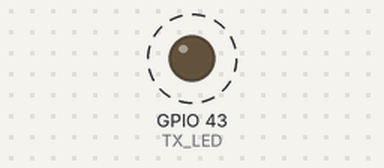
A sketch run on a simulated ESP32-S3. Shown: output pins drawn as LEDs (lit = HIGH). Dashed ring = blinking. What the sketch prints to the serial monitor is not drawn.

Above: at 0.7 s.
Timing chart, 0 to 3.5 s (numbered marks = the images above):
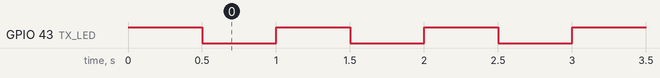

The sketch:

ESP32-S3-CAM_Blink.ino
```cpp
/*******************************************************************
 * Filename          : ESP32-S3-CAM_Blink.ino
 * Description       : Make the Blue TX_LED Blink.
 * Development Board : GOOUUU ESP32-S3-CAM (ESP32-S3 Dev Module)

GOOUUU ESP32-S3-CAM
Pinout matches: ESP32-S3-WROOM(CAM), YD-ESP32-S3, ESP32-S3-DevKitC-1

Xtensa® 32-bit           GOOUUU ESP32-S3-CAM  ESP32-S3-WROOM-1 N16R8
dual-core LX7, 240MHz      _______________
                          |  ___   _   __¯|      IO##~  SD_Card
    DVP Camera IO##_      | | | |_| |_|   |      IO##*  PSRAM
                       .——| | |           |——.                  Blue
                3V3   1|•:|——.··. .————/:@|:¤|40 IO43 TX›[U0TXD  LED]  —————————
[RESET    ]      EN   2|•:|  WiFi ß ŒÆ '——|:•|39 IO44 RX‹[U0RXD     ]  LCD 2.8in
[CAM_SIOD ]SDA  IO4_  3|•:|  ˜¨¨˜ °       |:o|38 IO1  VR•[A0  (T_CS)]  —————————
[CAM_SIOC ]SCL  IO5_  4|•:|ESP32-S3-N16R8 |:o|37 IO2  U3•[A1 (T_DIN)]  TIRQ  -1
[CAM_VSYNC]     IO6_  5|•:|          ____ |:o|36 IO42 SDA[   (T_CLK)]  TCS  IO1
[CAM_HREF ]     IO7_  6|•:| ° N16R8 |QRCD||:o|35 IO41 SCL[    (T_DO)]  TDIN IO2
[CAM_XCLK ]    IO15_  7|•:'———————————————':•|34 IO40~ S3[SD_DATA  ø]  TCLK IO42
[CAM_Y9   ]D7  IO16_  8|• ._______________. •|33 IO39~ S2[SD_CLK   ø]  TDO  IO41
[CAM_Y8   ]D6  IO17_  9|• | ::::::::::::: | •|32 IO38~ S1[SD_CMD   ø]  SCK  IO3
[CAM_Y7   ]D5  IO18_ 10|• |  DVP Camera   | •|31 IO37* S4[PSRAM    ø]  MISO IO46
[CAM_Y4   ]D2   IO8_ 11|• ¯¯:::::::::::::¯¯ •|30 IO36*   [PSRAM    ø]  CS   IO14
[A2  (SCK)]     IO3  12|o      GOOUUU       •|29 IO35*   [PSRAM    ø]  MOSI IO45
[   (MISO)]    IO46  13|o   ESP32-S3-CAM    o|28 IO0     [BOOT      ]  DC   IO47
[CAM_Y3   ]D1   IO9_ 14|•   ¬ ¬   TX¤ ¤ [¤] o|27 IO45    [    (MOSI)]  RES  IO21
[CAM_Y5   ]D3  IO10_ 15|•   ¨ ¨......PWR 48 ¤|26 IO48 RGB[WS2812 LED]  BL   3V3
[CAM_Y2   ]D0  IO11_ 16|• RST |CH304G | BOOTo|25 IO47    [      (DC)]
[CAM_Y6   ]D4  IO12_ 17|• [Ø]  '''''''  [Ø] o|24 IO21    [     (RES)]
[CAM_PCLK ]    IO13_ 18|•  _____ O T _____  ø|23 IO20    [A9      D+]  —————————
[A13  (CS)]    IO14  19|o | USB |T T| USB | ø|22 IO19    [A8      D-]  I²C OLED
                5V0  20|• |  C  |G L|  C  | •|21 GND                   —————————
                       '——'ESP32'———'CH343'——'   IO48 RGB NeoPixel   1  *   GND
                                                                     2  *   5V0
ESP32-S3 Pins: 0…18 GPIO, 19…20 D+/D-, 21 GPIO, 22…25 Do Not Exist,  3 IO41 SCL
26…32 QSPI ƒlash, 33…34 Missing, 35…42 GPIO, 43…44 TX/RX, 45…48 GPIO 4 IO42 SDA
“TF SD_Card” on back.   pins_arduino.h ~ ESP32-S3-DevKitC-1
*******************************************************************/

/*******************************************************************
Type-C USB Data cable plugged into Left-side ESP32-S3 USB-OTG port.
                                   ¯¯¯¯¯¯¯¯¯          ¯¯¯¯¯¯¯
Arduino IDE > Tools                                  [CONFIGURATION]
                   Board: "ESP32S3 Dev Module"
         USB CDC On Boot: "Enabled"  **Cable plugged into Left USB**
           CPU Frequency: "240MHz (WiFi)"                 ¯¯¯¯
         USB DFU On Boot: "Disabled"
              Flash Mode: "QIO 80MHz"
              Flash Size: "16MB 128Mb"  -or-
              Flash Size: "8MB 64Mb"   check your board!
USB Firmware MSC On Boot: "Disabled"
        Partition Scheme: "16M Flash (2MB APP/12.5MB FATFS)"  -or-
        Partition Scheme: "8MB with spiffs (3MB APP/1.5MB SPIFFS)"
                   PSRAM: "OPI PSRAM"
             Upload Mode: "UART0/Hardware CDC"
            Upload Speed: "115200"
                USB Mode: "Hardware CDC and JTAG"
*******************************************************************/

// The ESP32-S3-CAM has 3 LEDs instead of 5 like the ESP32-S3-WROOM.
// There is no GPIO2 LED_BUILTIN, or RX_LED.
// The RGB NeoPixel (GPIO48) is both LED_BUILTIN & RGB_BUILTIN.
// So, for this ‘Blink’ sketch, we will Blink the Blue TX_LED.
// The Output and Serial Monitor windows are shown below.

#define TX_LED         43           // Blue LED     (Left)
// Power LED                        // Red  LED     (Middle)
//#define RGB_BUILTIN  48           // RGB NeoPixel (Right)

void setup(void) {
  Serial.begin(115200);             // Initialize Serial Monitor
  while(!Serial);                   // Wait for Serial Port to open

  // The TX_LED is wired “inverted”, so HIGH = Off
  pinMode(TX_LED,      OUTPUT);     // initialize the Blue TX_LED
  digitalWrite(TX_LED, HIGH);       // turn the TX_LED Off
//neopixelWrite(RGB_BUILTIN,0,0,0); // turn the RGB_BUILTIN Off
  delay(500);                       // wait 1/2 second

  Serial.println("\nESP32-S3-CAM  Blink the Blue TX_LED");
}

void loop() {
  Serial.println("Blink!");
  digitalWrite(TX_LED, LOW);        // turn the TX LED On(inverted)
  delay(500);                       // wait 1/2 second
  digitalWrite(TX_LED, HIGH);       // turn the LED Off(inverted)
  delay(500);                       // wait 1/2 second
}

/* —————————————————————————————————————————————————————————————————
NOTE:  Even though we are initializing GPIO43 TX_LED pinMode() as
—————  ‘OUTPUT’; and sending HIGH and LOW values to the LED attached
       to the TX GPIO; the Serial Monitor, which also uses this GPIO
       still functions! Chech out the Serial Monitor to see the
       message “Blink!” every 1/2 second cycle.

       Does this mean we can incorporate the this Blue LED into our
       sketches, without interfearing with the UART output to the
       Serial Monitor?
————————————————————————————————————————————————————————————————— */

/*******************************************************************
Sketch uses 327678 bytes (9%) of program storage space.
  Maximum is 3342336 bytes.
Global variables use 20696 bytes (6%) of dynamic memory,
  leaving 306984 bytes for local variables. Maximum is 327680 bytes.
esptool.py v4.8.1
Serial port COM6
Connecting....
Chip is ESP32-S3 (QFN56) (revision v0.2)
Features: WiFi, BLE, Embedded PSRAM 8MB (AP_3v3)
Crystal is 40MHz
MAC: 10:51:db:86:25:18
Uploading stub...
Running stub...
Stub running...
Configuring flash size...
Flash will be erased from 0x00000000 to 0x00004fff...
Flash will be erased from 0x00008000 to 0x00008fff...
Flash will be erased from 0x0000e000 to 0x0000ffff...
Flash will be erased from 0x00010000 to 0x00060fff...
Compressed 20208 bytes to 13058...
Writing at 0x00000000... (100 %)
Wrote 20208 bytes (13058 compressed) at 0x00000000 in 1.4 seconds
  (effective 112.1 kbit/s)...
Hash of data verified.
Compressed 3072 bytes to 146...
Writing at 0x00008000... (100 %)
Wrote 3072 bytes (146 compressed) at 0x00008000 in 0.1 seconds
  (effective 375.1 kbit/s)...
Hash of data verified.
Compressed 8192 bytes to 47...
Writing at 0x0000e000... (100 %)
Wrote 8192 bytes (47 compressed) at 0x0000e000 in 0.1 seconds
  (effective 729.4 kbit/s)...
Hash of data verified.
Compressed 327824 bytes to 177355...
Writing at 0x00010000... (9 %)
Writing at 0x0001c144... (18 %)
Writing at 0x00028c7b... (27 %)
Writing at 0x0002e416... (36 %)
Writing at 0x00033e04... (45 %)
Writing at 0x000395b7... (54 %)
Writing at 0x0003ece9... (63 %)
Writing at 0x00044701... (72 %)
Writing at 0x0004a25a... (81 %)
Writing at 0x00054ee5... (90 %)
Writing at 0x0005ae76... (100 %)
Wrote 327824 bytes (177355 compressed) at 0x00010000 in 15.7 seconds
  (effective 166.6 kbit/s)...
Hash of data verified.

Leaving...
Hard resetting with RTC WDT...
*******************************************************************/

/*******************************************************************
Serial Monitor:
———————————————
16:16:21.876 -> ESP-ROM:esp32s3-20210327
16:17:12.741 ->
16:17:12.741 -> ESP32-S3-CAM  Blink the Blue TX_LED
16:17:12.741 -> Blink!
16:17:13.749 -> Blink!
16:17:14.733 -> Blink!
16:17:15.752 -> Blink!
16:17:16.755 -> Blink!
*******************************************************************/
```

Measured:
- by itself, GPIO 43 (TX_LED): alternates HIGH for 0.50 s and LOW for 0.50 s
